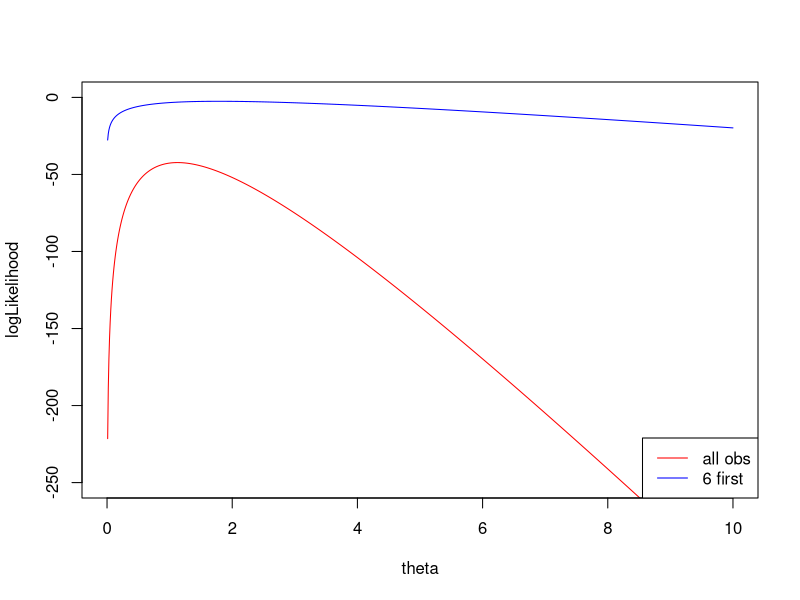
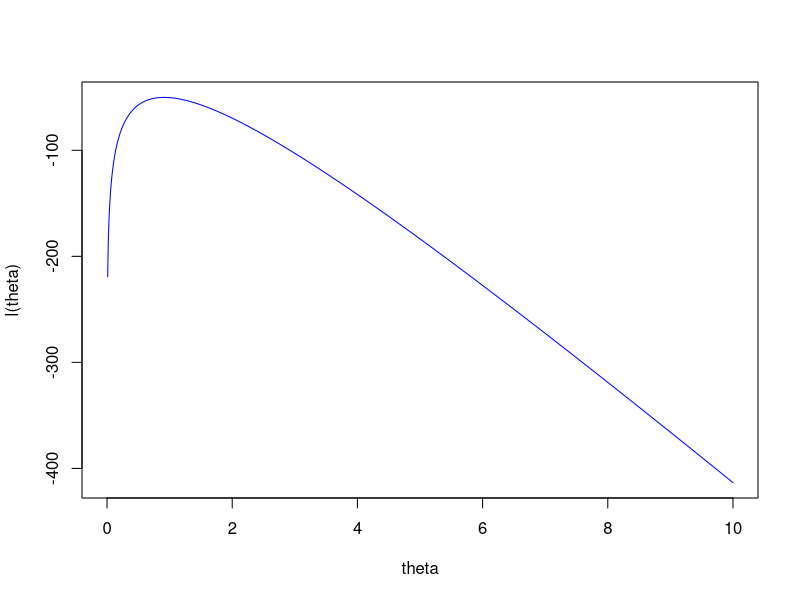
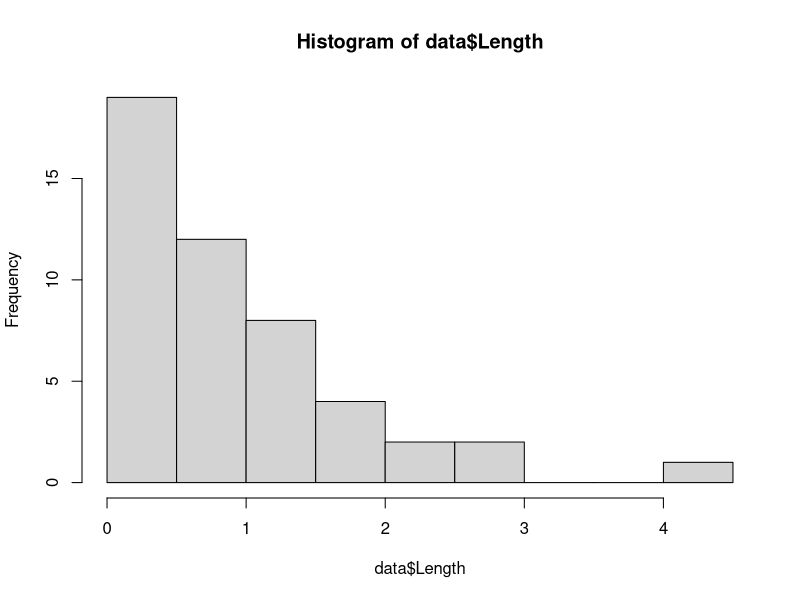
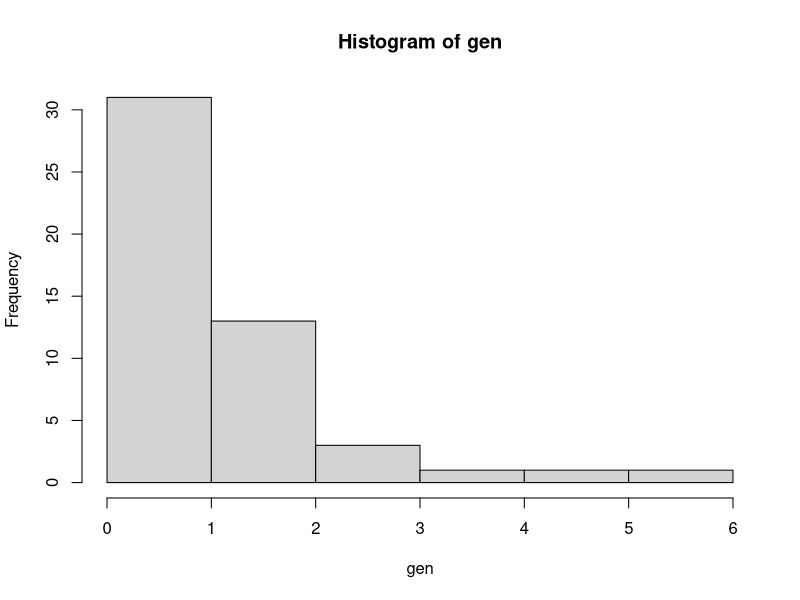
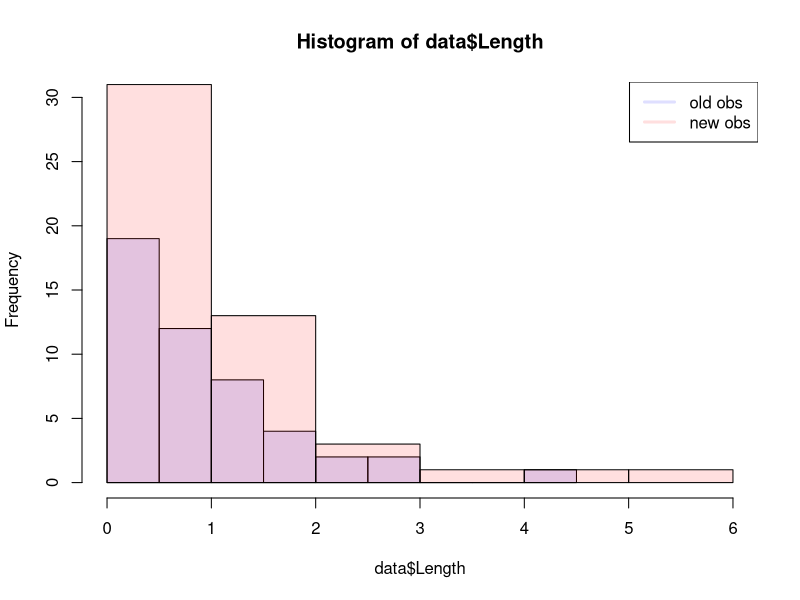

The R source for these figures, in order:
####Step 1####
data = read.csv("machines.csv", header=TRUE, sep=";", dec=",")#import data
set.seed(12345)#för samma resultat varje körning

####Step 2####
expdist <- function(x, theta){
  return (theta * (exp(-theta*x)))
}

loglikelihood <- function(x, theta){
  p <- expdist(x, theta)
  logp <- log(p)
  return (sum(logp))
}

theta = seq(0, 10, by=0.01)

#Function computin the log-likelihoods for a given vector x and a given vector theta
loglikes <- function(x, theta) {
  loglikeli <- numeric(length(theta))
  for (i in 1:length(theta)) {
    loglikeli[i] = loglikelihood(x,theta[i])
  }
  return (loglikeli)
}

logLikelihood=loglikes(data, theta)

plot(theta, logLikelihood, ylim=c(-250,0), type="l",col="red")
max <- which.max(logLikelihood)
maxlikelihoodval <- theta[max]
print(maxlikelihoodval)

####Step 3####
data6first <- head(data)
vector2=loglikes(data6first, theta)#log-likelihood values
lines(theta, vector2, col="blue")
legend(x = "bottomright", c("all obs", "6 first"), lty = c(1,1), lwd = c(1,1), col=c("red", "blue"))

max <- which.max(vector2)
maxlikelihoodval2 <- theta[max]
print(maxlikelihoodval2)

####Step 4####
prior <- function(theta){
  lambda=10
  return (lambda*exp(-lambda*theta))
}

l <- function(x,theta){
  return (log(prod(expdist(x,theta))*prior(theta)))
}

lres <- numeric(length(theta))
for (i in 1:length(theta)){
  lres[i] <- l(data,theta[i])
}
max2 <- which.max(lres)
maxlikelihoodval3 <- theta[max2]
print(maxlikelihoodval3)

plot(theta,lres,ylab="l(theta)", type="l", col="blue")

####Step 5####
gen <-rexp(50,1.13)

p1 <- hist(data$Length)
p2 <- hist(gen)
plot( p1, col=rgb(0,0,1,1/8), xlim=c(0,6), ylim=c(0,30))
plot( p2, col=rgb(1,0,0,1/8), xlim=c(0,6), add=T)
legend(x="topright",c("old obs", "new obs"),lty=c(1,1),lwd=c(3,3),col=c(rgb(0,0,1,1/8),rgb(1,0,0,1/8)))